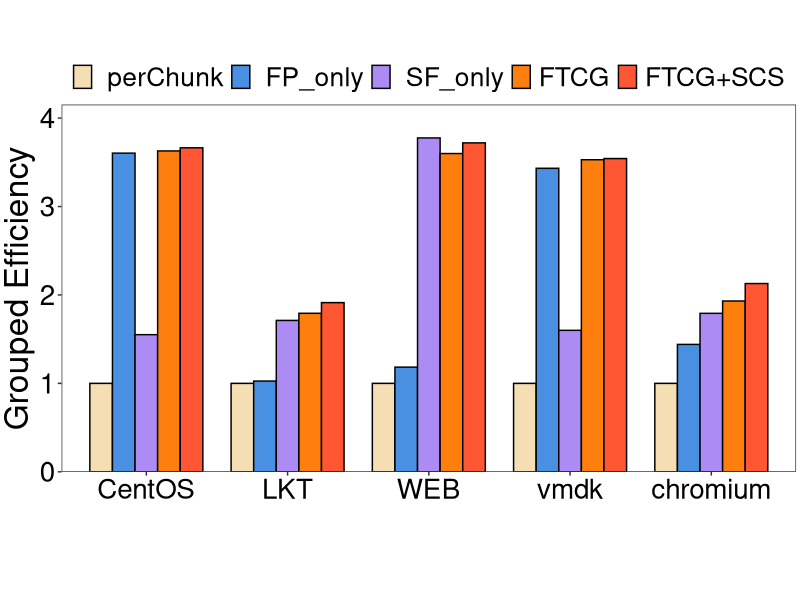
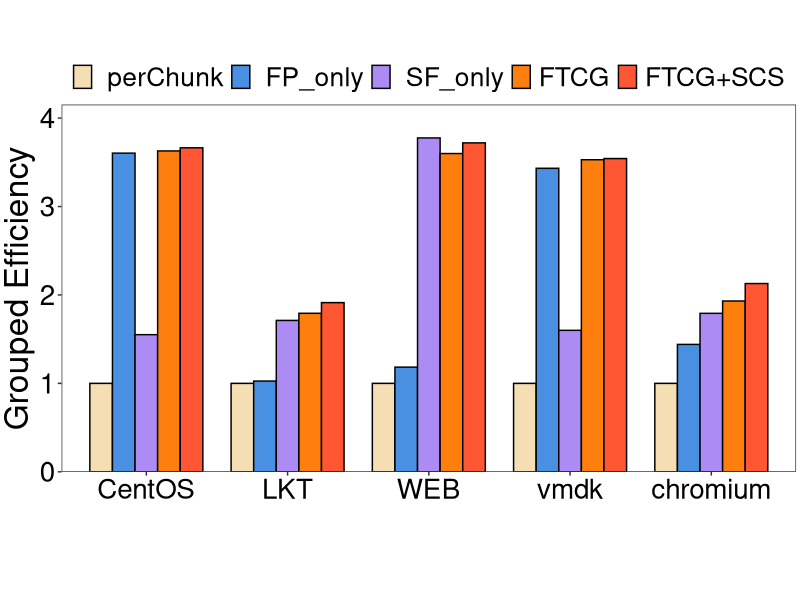

These figures' R source, in order:
library(ggplot2)
setwd(dirname(rstudioapi::getActiveDocumentContext()$path))
# 定义数据
heights <- c(
  1, 3.603833638, 1.55096045, 3.628551317, 3.66412315,
  1, 1.026278374, 1.711722312, 1.792371427, 1.912977399,
  1, 1.183556405, 3.775310095, 3.599009658, 3.719517576,
  1, 3.43214565, 1.599743103, 3.528817156, 3.54210879,
  1, 1.440685179, 1.792211937, 1.931375678, 2.128896691
)

group_order <- c('CentOS
', 'LKT', 'WEB', 'vmdk','chromium')

# 创建数据框
df1 <- data.frame(
  group = factor(rep(group_order, each = 5), levels = group_order),
  category = factor(rep(c(' perChunk',' FP_only', ' SF_only', 'FTCG', 'FTCG+SCS'), times = 5),
                    levels = c(' perChunk',' FP_only', ' SF_only', 'FTCG', 'FTCG+SCS')),
  height = heights
)

max_height <- max(df1$height)

# 创建柱状图
p1 <- ggplot(df1, aes(x = group, y = height, fill = category)) + 
  geom_bar(stat = 'identity', position = position_dodge(width = 0.8), 
           colour = "black", width = 0.8) + 
  scale_fill_manual(values = c("#f5deb3", "#4a90e2", "#ac8cf4", "#ff7f0e","#FF5733")) +
  labs(y = 'Grouped Efficiency') +
  scale_y_continuous(
    limits = c(0, max_height),
    expand = expansion(mult = c(0, 0.1))
  ) +
  theme_bw() +
  theme(
    plot.title = element_text(hjust = 0.5, size = 24, face = "bold"),
    plot.margin = unit(c(0.1, 0.1, 0.1, 0.1), "cm"),
    axis.title.x = element_text(size = 26),
    axis.title.y = element_text(size = 24),
    axis.text = element_text(size = 20, color = "black"),
    aspect.ratio = 0.5,
    panel.grid.major = element_blank(), 
    panel.grid.minor = element_blank(),
    legend.position = "top",
    legend.direction = "horizontal",
    legend.text = element_text(size = 19),
    legend.key.height = unit(1.0, "line"),
    legend.key.width = unit(1.0, "line"),
    legend.margin = margin(t = 0, unit = 'cm'),
    legend.title = element_blank()
  ) +
  theme(axis.title.x = element_blank())

ggsave('./GE_4.png', plot = p1, width = 10, height = 5)
print(p1)
